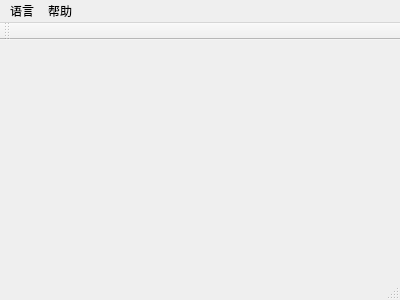
<?xml version="1.0" encoding="UTF-8"?>
<ui version="4.0">
 <class>MainWindow</class>
 <widget class="QMainWindow" name="MainWindow">
  <property name="geometry">
   <rect>
    <x>0</x>
    <y>0</y>
    <width>400</width>
    <height>300</height>
   </rect>
  </property>
  <property name="windowTitle">
   <string>MainWindow</string>
  </property>
  <widget class="QWidget" name="centralWidget"/>
  <widget class="QMenuBar" name="menuBar">
   <property name="geometry">
    <rect>
     <x>0</x>
     <y>0</y>
     <width>400</width>
     <height>22</height>
    </rect>
   </property>
   <widget class="QMenu" name="menu">
    <property name="title">
     <string>语言</string>
    </property>
   </widget>
   <widget class="QMenu" name="menu_2">
    <property name="title">
     <string>帮助</string>
    </property>
    <addaction name="action_2"/>
    <addaction name="separator"/>
    <addaction name="action_version"/>
   </widget>
   <addaction name="menu"/>
   <addaction name="menu_2"/>
  </widget>
  <widget class="QToolBar" name="mainToolBar">
   <attribute name="toolBarArea">
    <enum>TopToolBarArea</enum>
   </attribute>
   <attribute name="toolBarBreak">
    <bool>false</bool>
   </attribute>
  </widget>
  <widget class="QStatusBar" name="statusBar"/>
  <action name="action_2">
   <property name="text">
    <string>第一个</string>
   </property>
  </action>
  <action name="action_version">
   <property name="text">
    <string>关于</string>
   </property>
  </action>
 </widget>
 <layoutdefault spacing="6" margin="11"/>
 <resources/>
 <connections/>
</ui>
